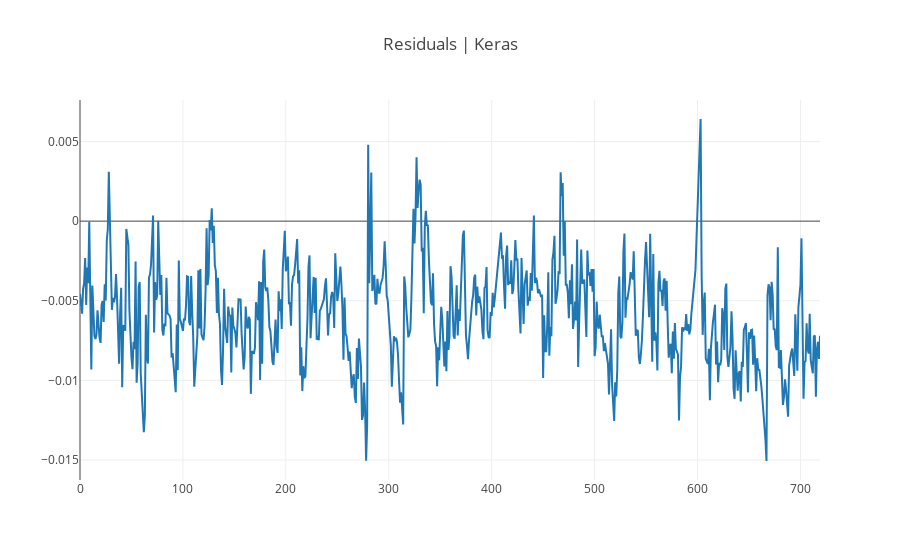

This figure's notebook cell:
### Code cell
forecast = go.Scatter(
    x = [i for i in range(len(preds))],
    y = residuals,
    name='Residuals'
)

layout = go.Layout(title='Residuals | Keras')
fig = go.Figure([forecast], layout)
iplot(fig)

### Figure 1 — Plotly figure (JSON) as saved in the notebook; plotly's stock layout.template omitted (floating-point values rounded to 4 significant figures; data arrays with more than 128 entries replaced by an {"elided": "..."} marker saying what was removed)
{"data": [{"name": "Residuals", "type": "scatter", "uid": "17e75b2c-d03c-4687-8073-4656e2d80db4", "x": {"elided": "720 int values"}, "y": {"elided": "720 float values"}}], "layout": {"title": {"text": "Residuals | Keras"}}}
